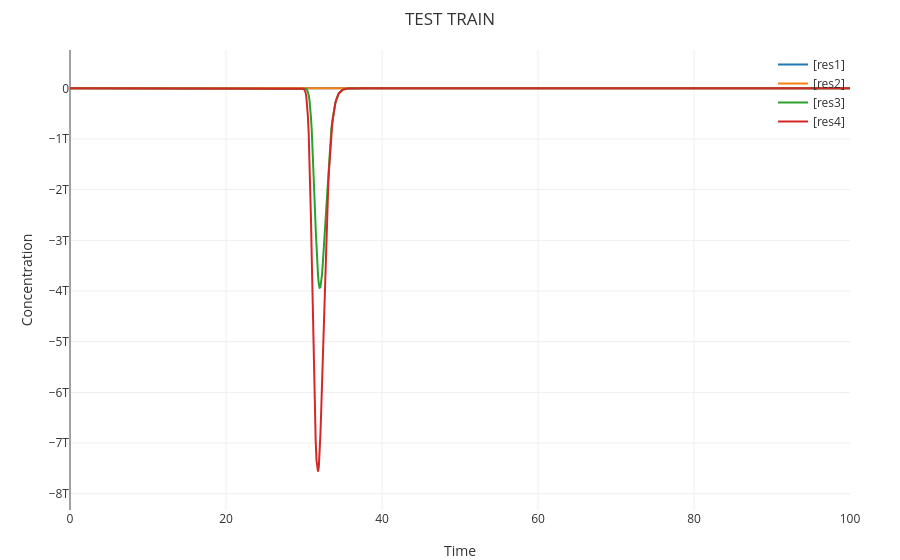

Write notebook code for a chart like this one.
### Code cell
%debug off
%title "TEST TRAIN"
%preserve W0P W0N W1P W1N
directive simulation { 
  final=100; 
  plots=[res1;res2;res3;res4];
}
directive simulator deterministic
directive parameters [ k = 0.003; u = 0.1 ]

directive rates [
  res1 = [R0]-[R1];
  res2 = [LOSS1P]-[LOSS1N];
  res3 = [NW0P]-[NW0N];
  res4 = [NW1P]-[NW1N];
]	

| 1 c1
| 1e-6 c2
| 1e-6 c3
| 1e-6 c4
| 1e-6 c5
| 1e-6 c6
| 1e-6 c7
| 1 c8
// 3 33.4
| 3 XP
| 0 XN
| 33.4 YP
| 0 YN
| 0 R0
| 0 R1
| 1 CB
%invoke FOUR_CLOCK(c1,c2,c3,c4,c5,c6,c7,c8,CB):(c1,c2,c3,c4,c5,c6,c7,c8,CB)
%invoke TEST_FUNC(W0P,W0N,W1P,W1N,XP,XN,c1):(R0,R1,CB)

| 0 LOSS1P
| 0 LOSS1N

%invoke LOSSC(R0,R1,YP,YN,c3):(LOSS1P,LOSS1N,c3)

| 0 NW0P
| 0 NW0N
%invoke WEIGHTC0(W0P,W0N,W1P,W1N,XP,XN,YP,YN,LOSS1P,LOSS1N,c5):(NW0P,NW0N,c5)

| 0 NW1P
| 0 NW1N
%invoke WEIGHTC1(W0P,W0N,W1P,W1N,XP,XN,YP,YN,LOSS1P,LOSS1N,c5):(NW1P,NW1N,c5)

### Figure 1 — Plotly figure (JSON) as saved in the notebook; plotly's stock layout.template omitted (floating-point values rounded to 4 significant figures; data arrays with more than 128 entries replaced by an {"elided": "..."} marker saying what was removed)
{"data": [{"line": {"width": 2}, "mode": "lines", "name": "[res1]", "x": {"elided": "1001 float values"}, "y": {"elided": "1001 float values"}}, {"line": {"width": 2}, "mode": "lines", "name": "[res2]", "x": {"elided": "1001 float values"}, "y": {"elided": "1001 float values"}}, {"line": {"width": 2}, "mode": "lines", "name": "[res3]", "x": {"elided": "1001 float values"}, "y": {"elided": "1001 float values"}}, {"line": {"width": 2}, "mode": "lines", "name": "[res4]", "x": {"elided": "1001 float values"}, "y": {"elided": "1001 float values"}}], "layout": {"font": {"color": "#333"}, "hovermode": "x unified", "legend": {"bgcolor": "rgba(0,0,0,0)", "x": 1, "xanchor": "right", "y": 1, "yanchor": "top"}, "margin": {"b": 50, "l": 70, "r": 50, "t": 50}, "paper_bgcolor": "rgba(0,0,0,0)", "plot_bgcolor": "rgba(0,0,0,0)", "title": "TEST TRAIN", "xaxis": {"range": [0, 100], "showgrid": true, "title": "Time"}, "yaxis": {"range": [-8320000000000.0, 756400000000.0], "showgrid": true, "title": "Concentration"}}}
